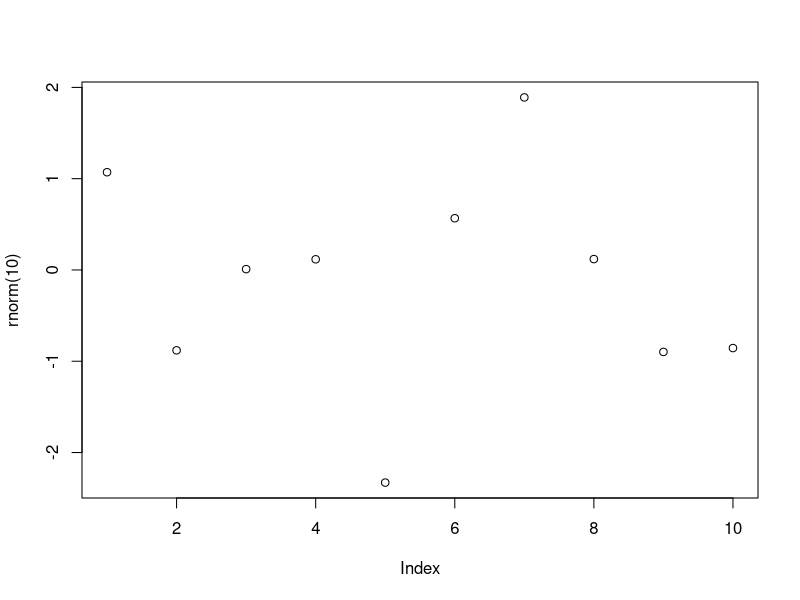

Recreate this plot in R. (Note: this script raises an error after producing the figure.)
# ----------------- FUNÇÕES ----------------- #

# Funções Anônimas
test_func <- sapply(c(1:10), function(x) {x %% 2 == 0})
test_func

# Criando funções
# function(argumentos){corpo de função}
# nome_da_função <- function(argumentos) {corpo da função}

# Funções 

# Help
?sample
args(sample) # Para saber quais são os parametros da função
args(mean)
args(sd)

# Funções Built-in
abs(-43)
sum(c(1:5))
mean(c(1:5))
round(c(1.1:5.8))
rev(c(1:5))
seq(1:5)
sort(rev(1:5))
append(c(1:5), 6)

vec1 <- c(1.5, 2.5, 8.4, 3.7, 6.3)
vec2 <- rev(vec1)
vec2

# Funções dentro de funções 
plot(rnorm(10))
mean(c(abs(vec1), abs(vec2)))

# Criando Funções
myfunc <- function(x) {x + x}
myfunc(10)
class(myfunc)

myfunc2 <- function(a, b) {
  valor = a ^ b
  print(valor)
}
myfunc2(3, 2)

jogando_dados <- function() {
  num <- sample(1:6, size=1) # LOCAL
  num 
}

jogando_dados()

# Escopo
print(num) # 
num <- c(1:6)
num # GLOBAL

# Funções sem argumento
vec1 <- (10:13)
vec2 <- c("a", "b", "c", "d")
vec3 <- c(6.5, 9.2, 11.9, 5.1)

myfunc3 <- function(...) {
  df = data.frame(cbind(...))
  print(df)
}

myfunc3(vec1)
myfunc3(vec2, vec3)
myfunc3(vec1, vec2, vec3)

# Funções Built-in - Não recriar a roda
# Comparação de eficiência entre funções vetorizadas e funções "Vetoriais


x <- 1:1000000

# Função que calcula a raiz quadrada de cada elemento de um vetor de
meu_sqrt <- function(numeros) {
  resp <- numeric(length(numeros))
  for(i in seq_along(numeros)){
    resp[i] <- sqrt(numeros[i])
  }
  return(resp)
}

system.time(x2a <- meu_sqrt(x))
system.time(x2b <- sqrt(x))

identical(x2a, x2b)







